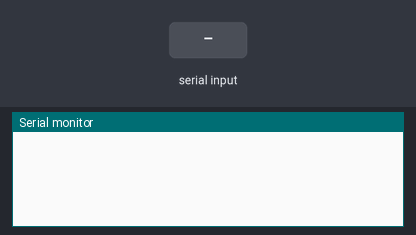
Recording of a sketch running on a simulated Arduino Uno, built with avr-gcc and run on an emulated ATmega328P. Parts: the last lines printed to the serial monitor. The inputs (shaded band) are chosen by the test bench.

Above: at 1.2 s.
1.3 s: "a" received over Serial
At 1.8 s:
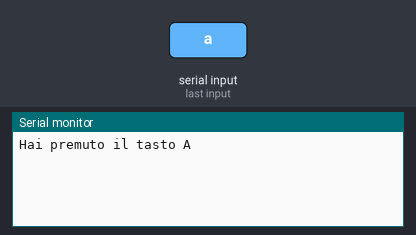
2.8 s: "1" received over Serial
At 4.0 s:
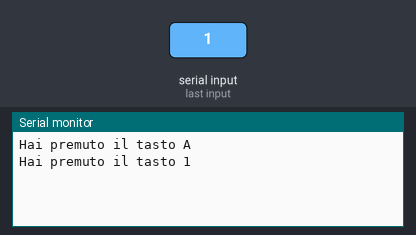
4.3 s: "0" received over Serial
At 5.3 s:
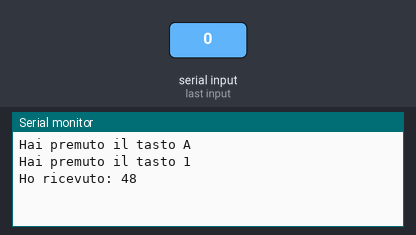

The sketch:

sketch_05_input_analogico.ino
```cpp
char byte_input = 0;

void setup() {
        Serial.begin(9600);
}

void loop() {
  if (Serial.available() > 0) {
      byte_input = Serial.read();
      if (byte_input == 'a') {
          Serial.println("Hai premuto il tasto A");
        } else if (byte_input == '1') {
          Serial.println("Hai premuto il tasto 1");
        } else {
          Serial.print("Ho ricevuto: ");
          Serial.println(byte_input, DEC);
      }
  }
}
```

Measured:
- after the input at 1.3 s, the serial monitor: prints a new line at once (image 1)
- after the input at 2.8 s, the serial monitor: prints a new line at once (image 2)
- after the input at 4.3 s, the serial monitor: prints a new line at once (image 3)
